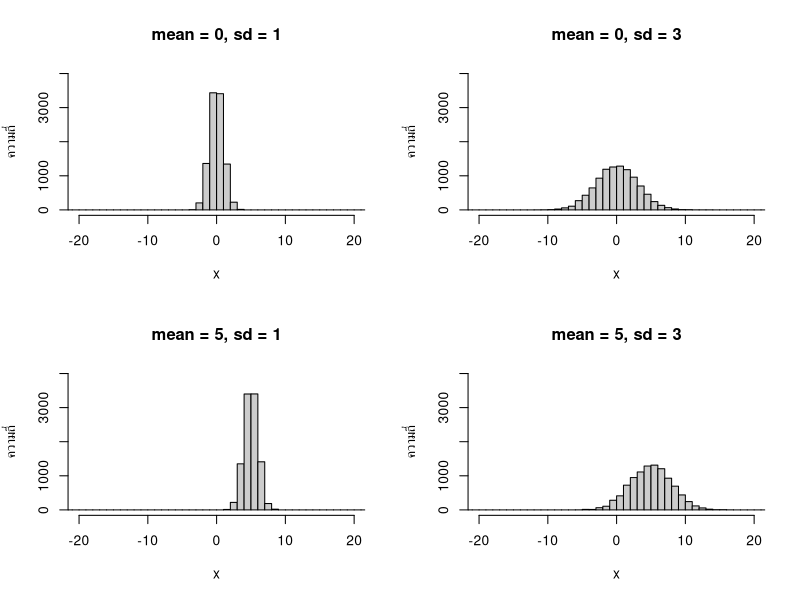
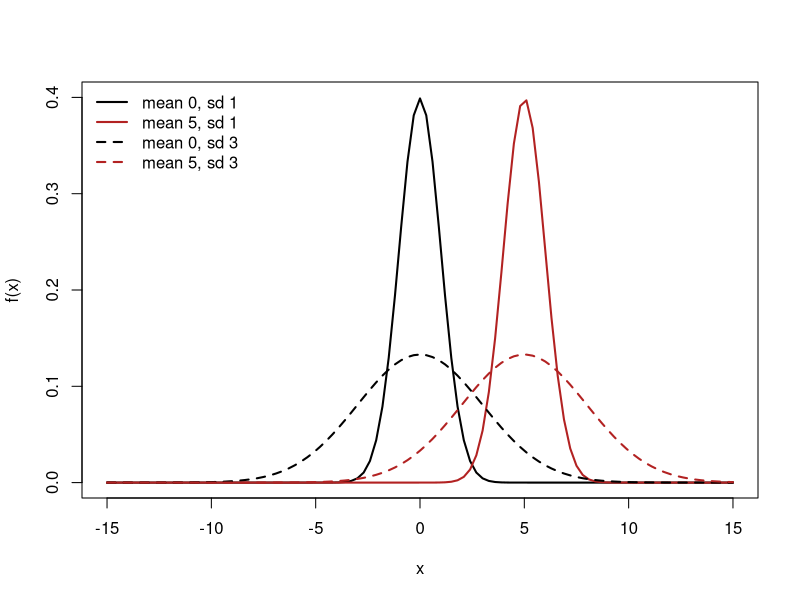
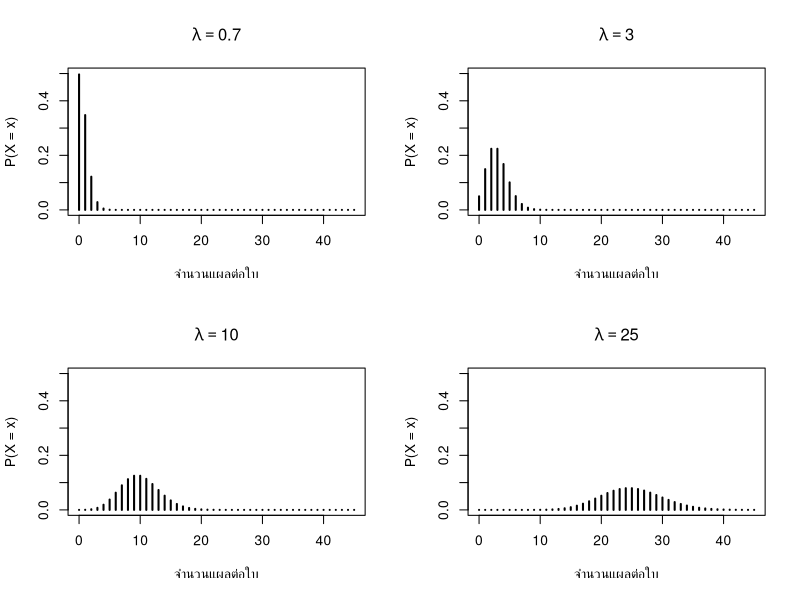
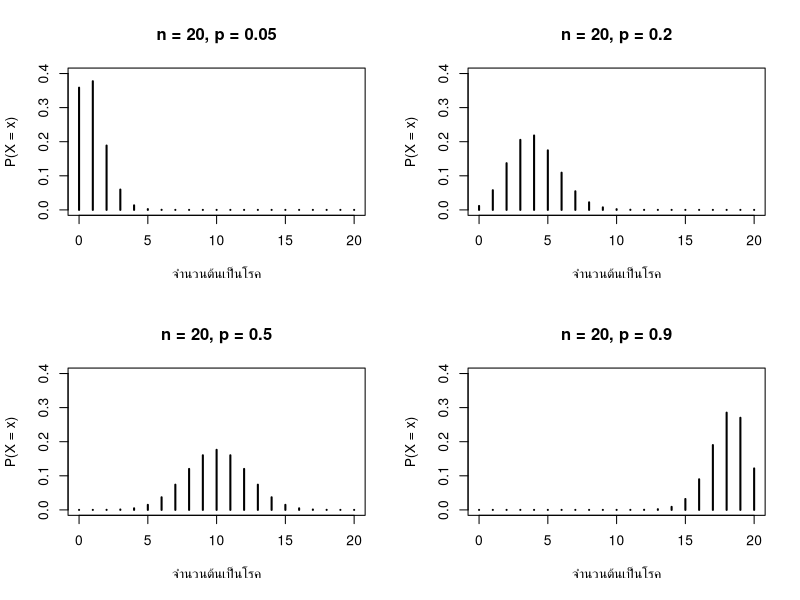
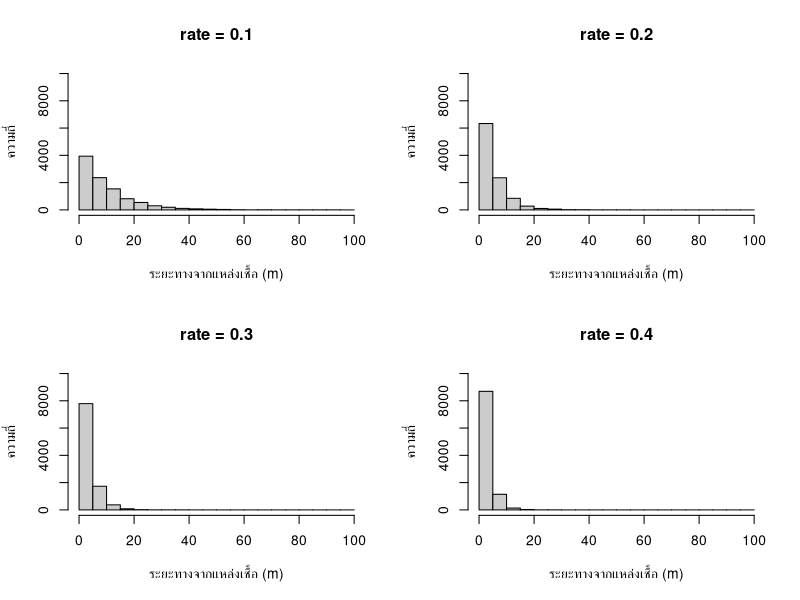
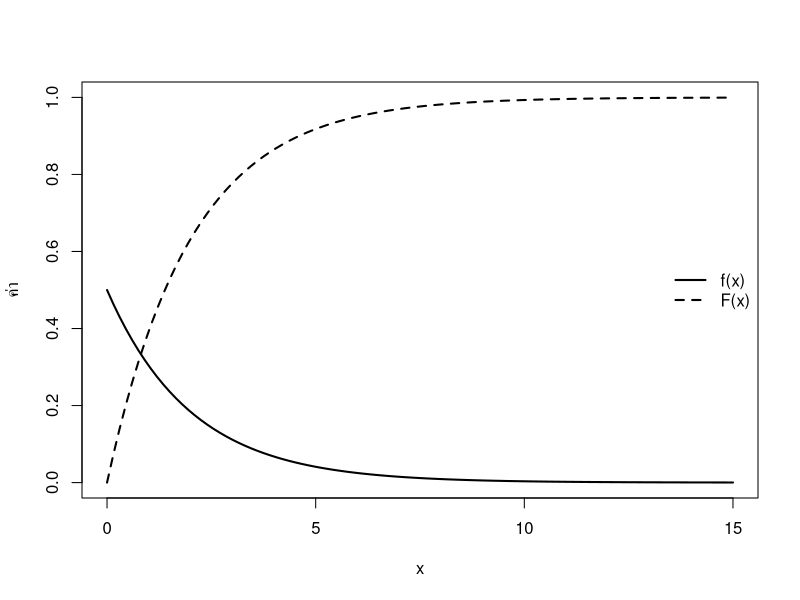
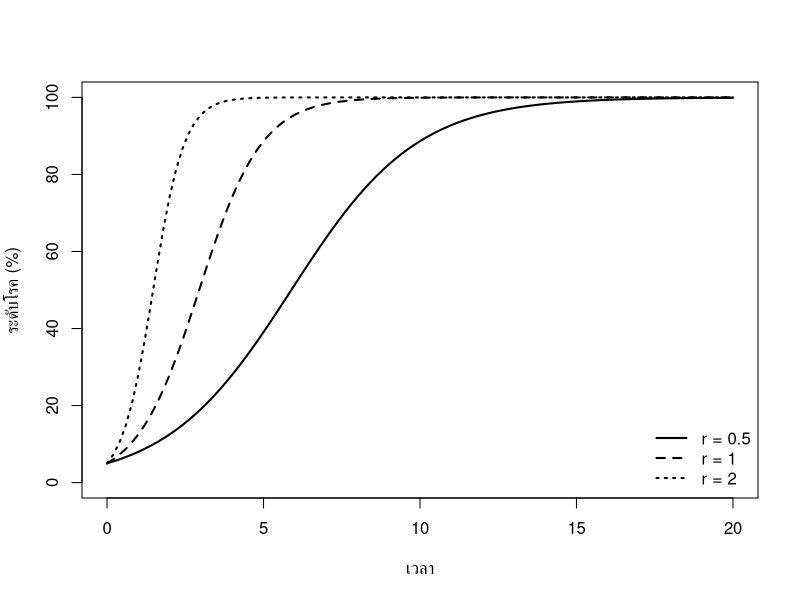
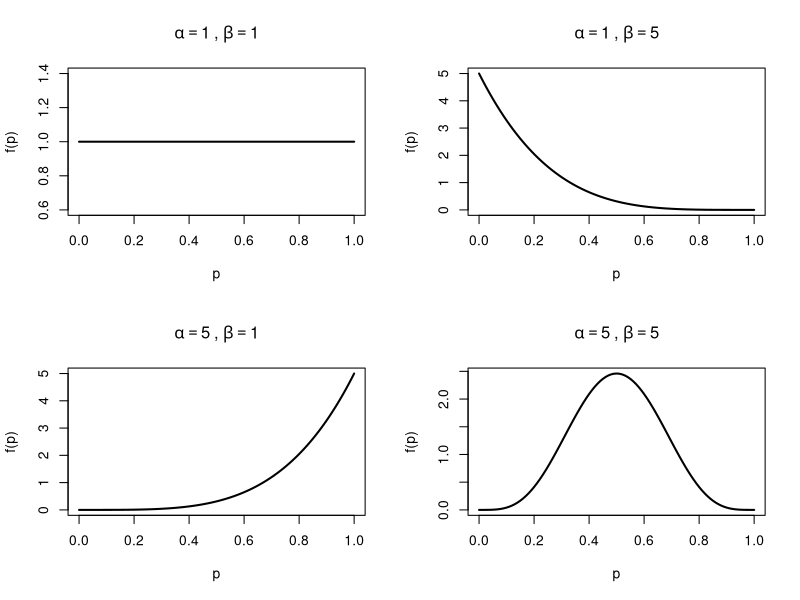

Generate these figures, in order, with R:
## ---- chunk 1
#| label: setup
set.seed(2026)   # ให้ผลการสุ่มเหมือนเดิมทุกครั้งที่รัน
n_sim <- 10000   # จำนวนค่าที่สุ่มในแต่ละตัวอย่าง
## ---- chunk 2
#| label: fig-normal-hist
#| fig-cap: "ฮิสโทแกรมของค่าที่สุ่มจาก normal distribution 10,000 ค่า ที่ค่าเฉลี่ยและส่วนเบี่ยงเบนมาตรฐานต่างกัน"
#| fig-height: 6
pars <- expand.grid(sd = c(1, 3), mean = c(0, 5))
op <- par(mfrow = c(2, 2))
for (i in seq_len(nrow(pars))) {
  hist(rnorm(n_sim, mean = pars$mean[i], sd = pars$sd[i]),
       breaks = -25:25, xlim = c(-20, 20), ylim = c(0, 4000),
       main = sprintf("mean = %g, sd = %g", pars$mean[i], pars$sd[i]),
       xlab = "x", ylab = "ความถี่", col = "grey80")
}
par(op)
## ---- chunk 3
#| label: fig-normal-curve
#| fig-cap: "ฟังก์ชันความหนาแน่นของ normal distribution เส้นทึบ sd = 1 เส้นประ sd = 3"
curve(dnorm(x, mean = 0, sd = 1), from = -15, to = 15,
      ylim = c(0, 0.4), xlab = "x", ylab = "f(x)", lwd = 2)
curve(dnorm(x, mean = 5, sd = 1), add = TRUE, lwd = 2, col = "firebrick")
curve(dnorm(x, mean = 0, sd = 3), add = TRUE, lwd = 2, lty = 2)
curve(dnorm(x, mean = 5, sd = 3), add = TRUE, lwd = 2, lty = 2, col = "firebrick")
legend("topleft", bty = "n", lwd = 2, lty = c(1, 1, 2, 2),
       col = c("black", "firebrick", "black", "firebrick"),
       legend = c("mean 0, sd 1", "mean 5, sd 1", "mean 0, sd 3", "mean 5, sd 3"))
## ---- chunk 4
#| label: normal-check
y <- rnorm(30, mean = 4.5, sd = 0.6)   # ข้อมูลสมมติ: ผลผลิต (ตัน/เฮกตาร์) 30 แปลง
shapiro.test(y)
## ---- chunk 5
#| label: fig-poisson
#| fig-cap: "ความน่าจะเป็นของ Poisson distribution ที่ค่า λ ต่าง ๆ แต่ละแท่งคือค่าจำนวนเต็มหนึ่งค่า"
#| fig-height: 6
op <- par(mfrow = c(2, 2))
for (lam in c(0.7, 3, 10, 25)) {
  x <- 0:45
  plot(x, dpois(x, lambda = lam), type = "h", lwd = 2,
       ylim = c(0, 0.5), xlab = "จำนวนแผลต่อใบ", ylab = "P(X = x)",
       main = bquote(lambda == .(lam)))
}
par(op)
## ---- chunk 6
#| label: poisson-meanvar
lesions <- rpois(n_sim, lambda = 3)
c(mean = mean(lesions), variance = var(lesions))
## ---- chunk 7
#| label: fig-binomial
#| fig-cap: "binomial distribution ของจำนวนต้นเป็นโรคในหน่วยสุ่มขนาด n = 20 ต้น ที่ความน่าจะเป็นติดเชื้อต่างกัน"
#| fig-height: 6
op <- par(mfrow = c(2, 2))
x <- 0:20
for (p in c(0.05, 0.2, 0.5, 0.9)) {
  plot(x, dbinom(x, size = 20, prob = p), type = "h", lwd = 2,
       ylim = c(0, 0.4), xlab = "จำนวนต้นเป็นโรค", ylab = "P(X = x)",
       main = paste("n = 20, p =", p))
}
par(op)
## ---- chunk 8
#| label: fig-exp-hist
#| fig-cap: "ฮิสโทแกรมของระยะทางที่สุ่มจาก exponential distribution ที่อัตราต่างกัน"
#| fig-height: 6
op <- par(mfrow = c(2, 2))
for (rate in c(0.1, 0.2, 0.3, 0.4)) {
  d <- rexp(n_sim, rate = rate)
  hist(d[d <= 100], breaks = seq(0, 100, 5), ylim = c(0, 10000),
       main = paste("rate =", rate), xlab = "ระยะทางจากแหล่งเชื้อ (m)",
       ylab = "ความถี่", col = "grey80")
}
par(op)
## ---- chunk 9
#| label: fig-exp-curve
#| fig-cap: "ฟังก์ชันความหนาแน่น f(x) ที่ลดลง และความน่าจะเป็นสะสม F(x) ที่เพิ่มขึ้น ของ exponential distribution λ = 0.5"
lambda <- 0.5
curve(dexp(x, rate = lambda), from = 0, to = 15, ylim = c(0, 1),
      xlab = "x", ylab = "ค่า", lwd = 2)
curve(pexp(x, rate = lambda), add = TRUE, lwd = 2, lty = 2)
legend("right", bty = "n", lwd = 2, lty = 1:2, legend = c("f(x)", "F(x)"))
## ---- chunk 10
#| label: fig-logistic
#| fig-cap: "logistic model ที่ K = 100 และ y0 = 5 เมื่ออัตราการเพิ่ม r ต่างกัน"
logistic <- function(t, K, y0, r) K * y0 * exp(r * t) / (K + y0 * (exp(r * t) - 1))
curve(logistic(x, K = 100, y0 = 5, r = 0.5), from = 0, to = 20,
      ylim = c(0, 100), xlab = "เวลา", ylab = "ระดับโรค (%)", lwd = 2)
curve(logistic(x, K = 100, y0 = 5, r = 1), add = TRUE, lwd = 2, lty = 2)
curve(logistic(x, K = 100, y0 = 5, r = 2), add = TRUE, lwd = 2, lty = 3)
legend("bottomright", bty = "n", lwd = 2, lty = 1:3,
       legend = paste("r =", c(0.5, 1, 2)))
## ---- chunk 11
#| label: fig-beta
#| fig-cap: "ฟังก์ชันความหนาแน่นของ beta distribution ที่พารามิเตอร์รูปร่างต่างกัน"
#| fig-height: 6
shapes <- list(c(1, 1), c(1, 5), c(5, 1), c(5, 5))
op <- par(mfrow = c(2, 2))
for (s in shapes) {
  curve(dbeta(x, s[1], s[2]), from = 0, to = 1, lwd = 2,
        xlab = "p", ylab = "f(p)",
        main = bquote(alpha == .(s[1]) ~ "," ~ beta == .(s[2])))
}
par(op)
## ---- chunk 12
#| label: fig-betabinom
#| fig-cap: "เปรียบเทียบ binomial กับ beta-binomial ที่ค่าเฉลี่ยเท่ากัน (n = 20, p = 0.2) beta-binomial มีหางยาวกว่า สะท้อนการเกาะกลุ่มของโรค"
dbetabinom <- function(x, n, a, b) choose(n, x) * beta(x + a, n - x + b) / beta(a, b)
x <- 0:20
bin <- dbinom(x, size = 20, prob = 0.2)
bb  <- dbetabinom(x, n = 20, a = 1, b = 4)    # E(p) = 1/(1+4) = 0.2
barplot(rbind(bin, bb), beside = TRUE, names.arg = x,
        col = c("grey40", "grey80"), xlab = "จำนวนต้นเป็นโรคจาก 20 ต้น",
        ylab = "P(X = x)", legend.text = c("binomial", "beta-binomial"),
        args.legend = list(bty = "n"))
## ---- chunk 13
#| label: betabinom-sim
p_i <- rbeta(n_sim, shape1 = 1, shape2 = 4)
x_bb  <- rbinom(n_sim, size = 20, prob = p_i)
x_bin <- rbinom(n_sim, size = 20, prob = 0.2)
rbind(binomial      = c(mean = mean(x_bin), var = var(x_bin)),
      beta_binomial = c(mean = mean(x_bb),  var = var(x_bb)))
